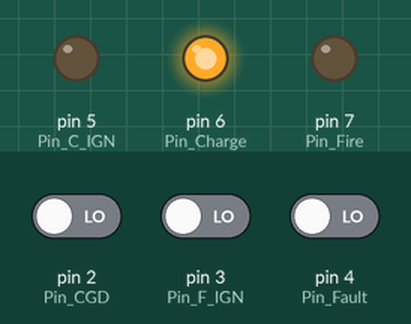
Bench run of a sketch on a simulated Arduino Uno, built with avr-gcc and run on an emulated ATmega328P. On the bench: output pins drawn as LEDs (lit = HIGH). Inputs (shaded band) come from the test bench; at power-on: pin 2 (Pin_CGD) LOW, pin 3 (Pin_F_IGN) LOW, pin 4 (Pin_Fault) LOW. At 9.3 s the program stops and its outputs stay as they are.

Above: at 1.2 s.
1.3 s: pin 2 (Pin_CGD) driven HIGH
At 2.5 s:
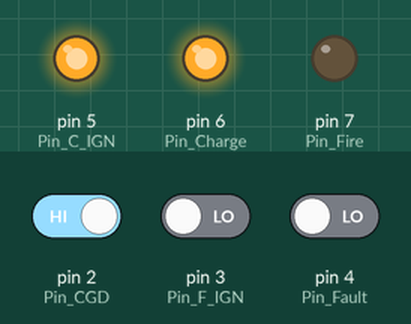
At 4.8 s:
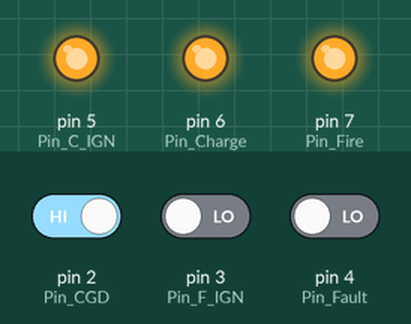
Timing chart, 0 to 10.8 s (numbered marks = the images above; inputs shaded):
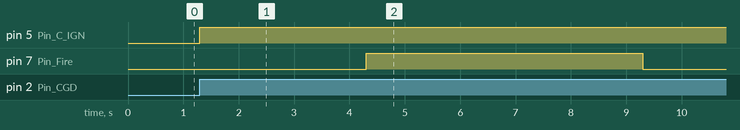

Measured:
- after the input at 1.3 s, pin 5 (Pin_C_IGN): LOW → HIGH at once; pin 7 (Pin_Fire): LOW → HIGH after 3.0 s, → LOW 5.0 s later

The sketch:

HVPS_test.ino
```cpp
const int Pin_Fire = 7;     // Fire PPT igniter
const int Pin_Charge =  6;      // Charge Main
const int Pin_C_IGN =  5;      // Charge igniter
const int Pin_Fault =  4;      // Fault with main circuit
const int Pin_F_IGN =  3;      // Fault with igniter circuit
const int Pin_CGD =  2;      // Main Charged


int Fault = 0; //Main Charger Fault state (inverted from actual input. high when in fault state)
int F_IGN = 0; //Igniter Charger Fault state (inverted from actual input. high when in fault state)
int CGD = 0; //Main charger charged

void setup() {
  // initialize the output pins:
  pinMode(Pin_Fire, OUTPUT);
  pinMode(Pin_Charge, OUTPUT);
  pinMode(Pin_C_IGN, OUTPUT);

  // initialize input pins:
  pinMode(Pin_Fault, INPUT);
  pinMode(Pin_F_IGN, INPUT);
  pinMode(Pin_CGD, INPUT);

  //set initial states for output pins
  digitalWrite(Pin_Fire, LOW);
  digitalWrite(Pin_Charge, HIGH);
  digitalWrite(Pin_C_IGN, LOW);
}

void loop() {
  // read the state of the pushbutton value:
  Fault = ~digitalRead(Pin_Fault);
  F_IGN = ~digitalRead(Pin_F_IGN);
  CGD = digitalRead(Pin_CGD);

  // Reset if there is main fault
  if (Fault == HIGH) {
    digitalWrite(Pin_Charge, LOW);
    delay(10);
    digitalWrite(Pin_Charge, HIGH);
  }

  // Reset if there is igniter fault
  if (F_IGN == HIGH) {
    digitalWrite(Pin_C_IGN, LOW);
    delay(10);
    digitalWrite(Pin_C_IGN, HIGH);
  }

  //test procedure
  if (CGD == HIGH) {
    digitalWrite(Pin_C_IGN, HIGH);
    delay(3000);
    digitalWrite(Pin_Fire, HIGH);
    delay(5000);
    digitalWrite(Pin_Fire, LOW);
    exit(0);//end program
  }
}
```
